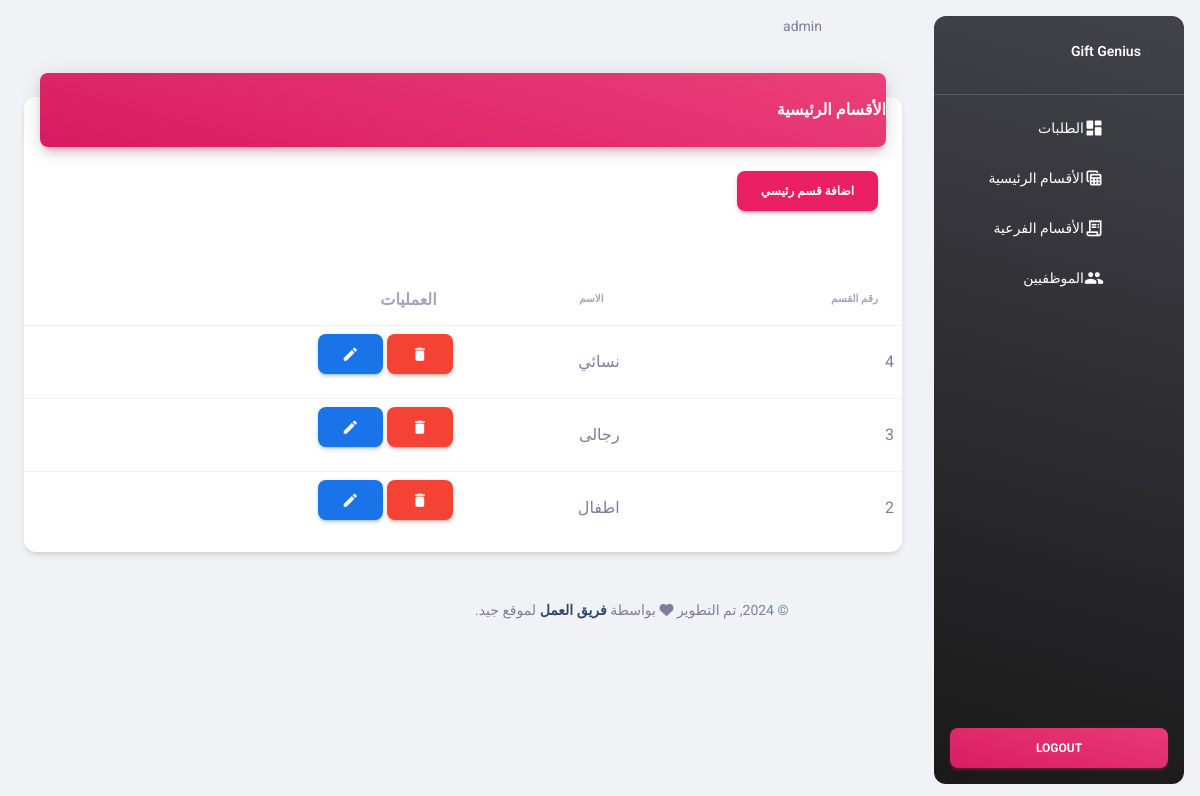
The app's page /admin/categories.php (signed in) with its own data.
### tables this page shows
CREATE TABLE `main_categories` (
  `id` int(11) UNSIGNED NOT NULL,
  `name` varchar(255) DEFAULT NULL
);

### admin/categories.php (the view, shortened to what this page needs)
<?php
require('../system/helper.php');
$selectCategoriesSql = 'SELECT * FROM main_categories order by id DESC';
$selectCategoriesResult = runQuery($selectCategoriesSql);
?>
<!DOCTYPE html>
<html lang="ar" dir="rtl" >
<head>
    <?php
    include 'layout/assets/css.php';
    ?>
</head>
<body class="g-sidenav-show  bg-gray-200">
<?php
include 'layout/inc/sidebar.php'
?>
<main class="main-content position-relative max-height-vh-100 h-100 border-radius-lg ">
    <?php
    include 'layout/inc/header.php';
    ?>
    <div class="container-fluid py-4">
        <div class="row">
            <div class="col-12">
                <div class="card my-4">
                    <div class="card-header p-0 position-relative mt-n4 mx-3 z-index-2">
                        <div class="bg-gradient-primary shadow-primary border-radius-lg pt-4 pb-3">
                            <h6 class="text-white text-capitalize ps-3">الأقسام الرئيسية</h6>
                        </div>
                    </div>
                    <?php echo indexButtons('اضافة قسم رئيسي') ?>
                    <div class="card-body px-0 pb-2">
                        <div class="table-responsive p-0">
                            <table class="table align-items-center mb-0">
                                <thead>
                                <tr>
                                    <th class="text-uppercase text-secondary text-xxs font-weight-bolder opacity-7">
                                        رقم القسم
                                    </th>
                                    <th class="text-uppercase text-secondary text-xxs font-weight-bolder opacity-7 ps-2">
                                        الاسم
                                    </th>
                                    <th class="text-secondary opacity-7">العمليات</th>
                                </tr>
                                </thead>
                                <tbody>
                                <?php if ($selectCategoriesResult->num_rows > 0) {
                                    while ($row = $selectCategoriesResult->fetch_assoc()) {
                                        ?>
                                        <tr>
                                            <td><?php echo $row['id'] ?></td>
                                            <td><?php echo $row['name'] ?></td>
                                            <td>
                                                <a href="?method=DELETE&id=<?php echo $row['id'] ?>"
                                                   class="btn btn-danger confirmation"><i
                                                            class="material-icons opacity-10">delete</i></a>
                                            <a href="javascript:();"
                                               class="btn btn-info" data-bs-toggle='modal'
                                               data-bs-target='#editModal<?php echo $row['id'] ?>'><i
                                                        class="material-icons opacity-10">edit</i></a></td>
                                        </tr>
                                        <?php
                                    }
                                }
                                ?>
                                </tbody>
                            </table>
                        </div>
                    </div>
                </div>
            </div>
        </div>
        <?php
        include 'layout/inc/footer.php';
        ?>
    </div>
</main>
</body>
</html>

### records on screen
main_categories: id "4", name "نسائي"
main_categories: id "3", name "رجالى"
main_categories: id "2", name "اطفال"

### other values on screen
$_SESSION['admin']['name'] "admin"
$buttonText "اضافة قسم رئيسي"
